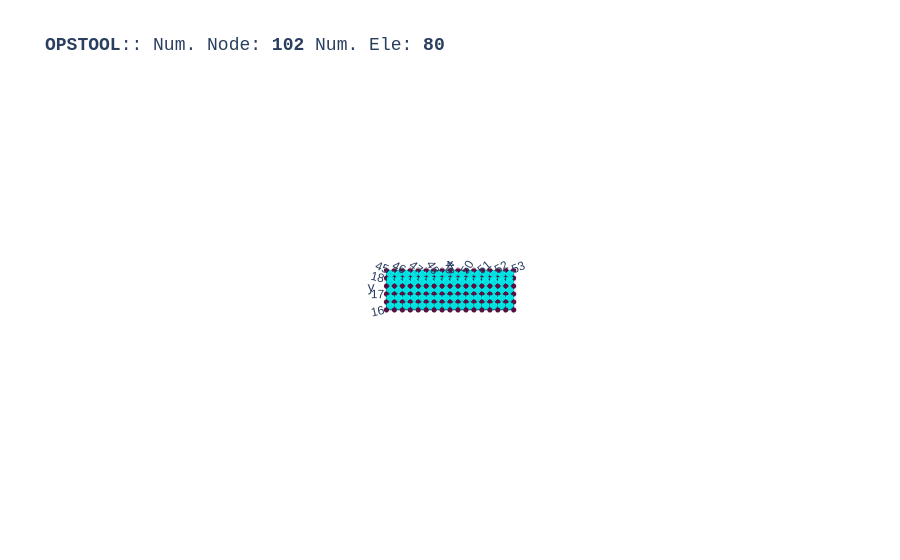

This figure's notebook cell:
### Code cell
opst.vis.plotly.plot_model()

### Figure 1 — Plotly figure (JSON) as saved in the notebook; plotly's stock layout.template omitted (floating-point values rounded to 4 significant figures; data arrays with more than 128 entries replaced by an {"elided": "..."} marker saying what was removed)
{"data": [{"color": "#00FFFF", "hoverinfo": "skip", "i": {"elided": "160 int values"}, "j": {"elided": "160 int values"}, "k": {"elided": "160 int values"}, "name": "FourNodeQuad", "opacity": 1, "type": "mesh3d", "x": {"elided": "320 float values"}, "y": {"elided": "320 float values"}, "z": {"elided": "320 float values"}}, {"connectgaps": false, "hoverinfo": "skip", "line": {"color": "black", "width": 1}, "mode": "lines", "name": "Edge", "type": "scatter3d", "x": {"elided": "480 float values"}, "y": {"elided": "480 float values"}, "z": {"elided": "480 float values"}}, {"customdata": ["eleTag: 1<br>connectedNodes:<br> [ 1  2 19 18]", "eleTag: 2<br>connectedNodes:<br> [ 2  3 20 19]", "eleTag: 3<br>connectedNodes:<br> [ 3  4 21 20]", "eleTag: 4<br>connectedNodes:<br> [ 4  5 22 21]", "eleTag: 5<br>connectedNodes:<br> [ 5  6 23 22]", "eleTag: 6<br>connectedNodes:<br> [ 6  7 24 23]", "eleTag: 7<br>connectedNodes:<br> [ 7  8 25 24]", "eleTag: 8<br>connectedNodes:<br> [ 8  9 26 25]", "eleTag: 9<br>connectedNodes:<br> [ 9 10 27 26]", "eleTag: 10<br>connectedNodes:<br> [10 11 28 27]", "eleTag: 11<br>connectedNodes:<br> [11 12 29 28]", "eleTag: 12<br>connectedNodes:<br> [12 13 30 29]", "eleTag: 13<br>connectedNodes:<br> [13 14 31 30]", "eleTag: 14<br>connectedNodes:<br> [14 15 32 31]", "eleTag: 15<br>connectedNodes:<br> [15 16 33 32]", "eleTag: 16<br>connectedNodes:<br> [16 17 34 33]", "eleTag: 17<br>connectedNodes:<br> [18 19 36 35]", "eleTag: 18<br>connectedNodes:<br> [19 20 37 36]", "eleTag: 19<br>connectedNodes:<br> [20 21 38 37]", "eleTag: 20<br>connectedNodes:<br> [21 22 39 38]", "eleTag: 21<br>connectedNodes:<br> [22 23 40 39]", "eleTag: 22<br>connectedNodes:<br> [23 24 41 40]", "eleTag: 23<br>connectedNodes:<br> [24 25 42 41]", "eleTag: 24<br>connectedNodes:<br> [25 26 43 42]", "eleTag: 25<br>connectedNodes:<br> [26 27 44 43]", "eleTag: 26<br>connectedNodes:<br> [27 28 45 44]", "eleTag: 27<br>connectedNodes:<br> [28 29 46 45]", "eleTag: 28<br>connectedNodes:<br> [29 30 47 46]", "eleTag: 29<br>connectedNodes:<br> [30 31 48 47]", "eleTag: 30<br>connectedNodes:<br> [31 32 49 48]", "eleTag: 31<br>connectedNodes:<br> [32 33 50 49]", "eleTag: 32<br>connectedNodes:<br> [33 34 51 50]", "eleTag: 33<br>connectedNodes:<br> [35 36 53 52]", "eleTag: 34<br>connectedNodes:<br> [36 37 54 53]", "eleTag: 35<br>connectedNodes:<br> [37 38 55 54]", "eleTag: 36<br>connectedNodes:<br> [38 39 56 55]", "eleTag: 37<br>connectedNodes:<br> [39 40 57 56]", "eleTag: 38<br>connectedNodes:<br> [40 41 58 57]", "eleTag: 39<br>connectedNodes:<br> [41 42 59 58]", "eleTag: 40<br>connectedNodes:<br> [42 43 60 59]", "eleTag: 41<br>connectedNodes:<br> [43 44 61 60]", "eleTag: 42<br>connectedNodes:<br> [44 45 62 61]", "eleTag: 43<br>connectedNodes:<br> [45 46 63 62]", "eleTag: 44<br>connectedNodes:<br> [46 47 64 63]", "eleTag: 45<br>connectedNodes:<br> [47 48 65 64]", "eleTag: 46<br>connectedNodes:<br> [48 49 66 65]", "eleTag: 47<br>connectedNodes:<br> [49 50 67 66]", "eleTag: 48<br>connectedNodes:<br> [50 51 68 67]", "eleTag: 49<br>connectedNodes:<br> [52 53 70 69]", "eleTag: 50<br>connectedNodes:<br> [53 54 71 70]", "eleTag: 51<br>connectedNodes:<br> [54 55 72 71]", "eleTag: 52<br>connectedNodes:<br> [55 56 73 72]", "eleTag: 53<br>connectedNodes:<br> [56 57 74 73]", "eleTag: 54<br>connectedNodes:<br> [57 58 75 74]", "eleTag: 55<br>connectedNodes:<br> [58 59 76 75]", "eleTag: 56<br>connectedNodes:<br> [59 60 77 76]", "eleTag: 57<br>connectedNodes:<br> [60 61 78 77]", "eleTag: 58<br>connectedNodes:<br> [61 62 79 78]", "eleTag: 59<br>connectedNodes:<br> [62 63 80 79]", "eleTag: 60<br>connectedNodes:<br> [63 64 81 80]", "eleTag: 61<br>connectedNodes:<br> [64 65 82 81]", "eleTag: 62<br>connectedNodes:<br> [65 66 83 82]", "eleTag: 63<br>connectedNodes:<br> [66 67 84 83]", "eleTag: 64<br>connectedNodes:<br> [67 68 85 84]", "eleTag: 65<br>connectedNodes:<br> [69 70 87 86]", "eleTag: 66<br>connectedNodes:<br> [70 71 88 87]", "eleTag: 67<br>connectedNodes:<br> [71 72 89 88]", "eleTag: 68<br>connectedNodes:<br> [72 73 90 89]", "eleTag: 69<br>connectedNodes:<br> [73 74 91 90]", "eleTag: 70<br>connectedNodes:<br> [74 75 92 91]", "eleTag: 71<br>connectedNodes:<br> [75 76 93 92]", "eleTag: 72<br>connectedNodes:<br> [76 77 94 93]", "eleTag: 73<br>connectedNodes:<br> [77 78 95 94]", "eleTag: 74<br>connectedNodes:<br> [78 79 96 95]", "eleTag: 75<br>connectedNodes:<br> [79 80 97 96]", "eleTag: 76<br>connectedNodes:<br> [80 81 98 97]", "eleTag: 77<br>connectedNodes:<br> [81 82 99 98]", "eleTag: 78<br>connectedNodes:<br> [ 82  83 100  99]", "eleTag: 79<br>connectedNodes:<br> [ 83  84 101 100]", "eleTag: 80<br>connectedNodes:<br> [ 84  85 102 101]"], "hovertemplate": "%{customdata}", "marker": {"color": "#00FFFF", "size": 3, "symbol": "diamond-open"}, "mode": "markers", "name": "FourNodeQuad", "type": "scatter3d", "x": [45.25, 45.75, 46.25, 46.75, 47.25, 47.75, 48.25, 48.75, 49.25, 49.75, 50.25, 50.75, 51.25, 51.75, 52.25, 52.75, 45.25, 45.75, 46.25, 46.75, 47.25, 47.75, 48.25, 48.75, 49.25, 49.75, 50.25, 50.75, 51.25, 51.75, 52.25, 52.75, 45.25, 45.75, 46.25, 46.75, 47.25, 47.75, 48.25, 48.75, 49.25, 49.75, 50.25, 50.75, 51.25, 51.75, 52.25, 52.75, 45.25, 45.75, 46.25, 46.75, 47.25, 47.75, 48.25, 48.75, 49.25, 49.75, 50.25, 50.75, 51.25, 51.75, 52.25, 52.75, 45.25, 45.75, 46.25, 46.75, 47.25, 47.75, 48.25, 48.75, 49.25, 49.75, 50.25, 50.75, 51.25, 51.75, 52.25, 52.75], "y": [16.25, 16.25, 16.25, 16.25, 16.25, 16.25, 16.25, 16.25, 16.25, 16.25, 16.25, 16.25, 16.25, 16.25, 16.25, 16.25, 16.75, 16.75, 16.75, 16.75, 16.75, 16.75, 16.75, 16.75, 16.75, 16.75, 16.75, 16.75, 16.75, 16.75, 16.75, 16.75, 17.25, 17.25, 17.25, 17.25, 17.25, 17.25, 17.25, 17.25, 17.25, 17.25, 17.25, 17.25, 17.25, 17.25, 17.25, 17.25, 17.75, 17.75, 17.75, 17.75, 17.75, 17.75, 17.75, 17.75, 17.75, 17.75, 17.75, 17.75, 17.75, 17.75, 17.75, 17.75, 18.25, 18.25, 18.25, 18.25, 18.25, 18.25, 18.25, 18.25, 18.25, 18.25, 18.25, 18.25, 18.25, 18.25, 18.25, 18.25], "z": [0.0, 0.0, 0.0, 0.0, 0.0, 0.0, 0.0, 0.0, 0.0, 0.0, 0.0, 0.0, 0.0, 0.0, 0.0, 0.0, 0.0, 0.0, 0.0, 0.0, 0.0, 0.0, 0.0, 0.0, 0.0, 0.0, 0.0, 0.0, 0.0, 0.0, 0.0, 0.0, 0.0, 0.0, 0.0, 0.0, 0.0, 0.0, 0.0, 0.0, 0.0, 0.0, 0.0, 0.0, 0.0, 0.0, 0.0, 0.0, 0.0, 0.0, 0.0, 0.0, 0.0, 0.0, 0.0, 0.0, 0.0, 0.0, 0.0, 0.0, 0.0, 0.0, 0.0, 0.0, 0.0, 0.0, 0.0, 0.0, 0.0, 0.0, 0.0, 0.0, 0.0, 0.0, 0.0, 0.0, 0.0, 0.0, 0.0, 0.0]}, {"customdata": ["1", "2", "3", "4", "5", "6", "7", "8", "9", "10", "11", "12", "13", "14", "15", "16", "17", "18", "19", "20", "21", "22", "23", "24", "25", "26", "27", "28", "29", "30", "31", "32", "33", "34", "35", "36", "37", "38", "39", "40", "41", "42", "43", "44", "45", "46", "47", "48", "49", "50", "51", "52", "53", "54", "55", "56", "57", "58", "59", "60", "61", "62", "63", "64", "65", "66", "67", "68", "69", "70", "71", "72", "73", "74", "75", "76", "77", "78", "79", "80", "81", "82", "83", "84", "85", "86", "87", "88", "89", "90", "91", "92", "93", "94", "95", "96", "97", "98", "99", "100", "101", "102"], "hovertemplate": "x: %{x}<br>y: %{y}<br>z: %{z} <br>nodeTag: %{customdata}", "marker": {"color": "#580f41", "size": 3, "symbol": "circle"}, "mode": "markers", "name": "Nodes", "type": "scatter3d", "x": [45.0, 45.5, 46.0, 46.5, 47.0, 47.5, 48.0, 48.5, 49.0, 49.5, 50.0, 50.5, 51.0, 51.5, 52.0, 52.5, 53.0, 45.0, 45.5, 46.0, 46.5, 47.0, 47.5, 48.0, 48.5, 49.0, 49.5, 50.0, 50.5, 51.0, 51.5, 52.0, 52.5, 53.0, 45.0, 45.5, 46.0, 46.5, 47.0, 47.5, 48.0, 48.5, 49.0, 49.5, 50.0, 50.5, 51.0, 51.5, 52.0, 52.5, 53.0, 45.0, 45.5, 46.0, 46.5, 47.0, 47.5, 48.0, 48.5, 49.0, 49.5, 50.0, 50.5, 51.0, 51.5, 52.0, 52.5, 53.0, 45.0, 45.5, 46.0, 46.5, 47.0, 47.5, 48.0, 48.5, 49.0, 49.5, 50.0, 50.5, 51.0, 51.5, 52.0, 52.5, 53.0, 45.0, 45.5, 46.0, 46.5, 47.0, 47.5, 48.0, 48.5, 49.0, 49.5, 50.0, 50.5, 51.0, 51.5, 52.0, 52.5, 53.0], "y": [16.0, 16.0, 16.0, 16.0, 16.0, 16.0, 16.0, 16.0, 16.0, 16.0, 16.0, 16.0, 16.0, 16.0, 16.0, 16.0, 16.0, 16.5, 16.5, 16.5, 16.5, 16.5, 16.5, 16.5, 16.5, 16.5, 16.5, 16.5, 16.5, 16.5, 16.5, 16.5, 16.5, 16.5, 17.0, 17.0, 17.0, 17.0, 17.0, 17.0, 17.0, 17.0, 17.0, 17.0, 17.0, 17.0, 17.0, 17.0, 17.0, 17.0, 17.0, 17.5, 17.5, 17.5, 17.5, 17.5, 17.5, 17.5, 17.5, 17.5, 17.5, 17.5, 17.5, 17.5, 17.5, 17.5, 17.5, 17.5, 18.0, 18.0, 18.0, 18.0, 18.0, 18.0, 18.0, 18.0, 18.0, 18.0, 18.0, 18.0, 18.0, 18.0, 18.0, 18.0, 18.0, 18.5, 18.5, 18.5, 18.5, 18.5, 18.5, 18.5, 18.5, 18.5, 18.5, 18.5, 18.5, 18.5, 18.5, 18.5, 18.5, 18.5], "z": [0.0, 0.0, 0.0, 0.0, 0.0, 0.0, 0.0, 0.0, 0.0, 0.0, 0.0, 0.0, 0.0, 0.0, 0.0, 0.0, 0.0, 0.0, 0.0, 0.0, 0.0, 0.0, 0.0, 0.0, 0.0, 0.0, 0.0, 0.0, 0.0, 0.0, 0.0, 0.0, 0.0, 0.0, 0.0, 0.0, 0.0, 0.0, 0.0, 0.0, 0.0, 0.0, 0.0, 0.0, 0.0, 0.0, 0.0, 0.0, 0.0, 0.0, 0.0, 0.0, 0.0, 0.0, 0.0, 0.0, 0.0, 0.0, 0.0, 0.0, 0.0, 0.0, 0.0, 0.0, 0.0, 0.0, 0.0, 0.0, 0.0, 0.0, 0.0, 0.0, 0.0, 0.0, 0.0, 0.0, 0.0, 0.0, 0.0, 0.0, 0.0, 0.0, 0.0, 0.0, 0.0, 0.0, 0.0, 0.0, 0.0, 0.0, 0.0, 0.0, 0.0, 0.0, 0.0, 0.0, 0.0, 0.0, 0.0, 0.0, 0.0, 0.0]}], "layout": {"autosize": true, "font": {"family": "Arial, sans-serif"}, "scene": {"aspectmode": "data", "camera": {"eye": {"x": 0, "y": -0.1, "z": 10}}, "dragmode": "pan", "xaxis": {"showbackground": false}, "yaxis": {"showbackground": false}, "zaxis": {"showbackground": true, "showgrid": true, "showticklabels": false, "ticks": "", "title": {"text": ""}, "visible": true}}, "showlegend": false, "title": {"font": {"family": "courier", "size": 18}, "text": "<b>OPSTOOL</b>:: Num. Node: <b>102</b> Num. Ele: <b>80</b>"}}}
